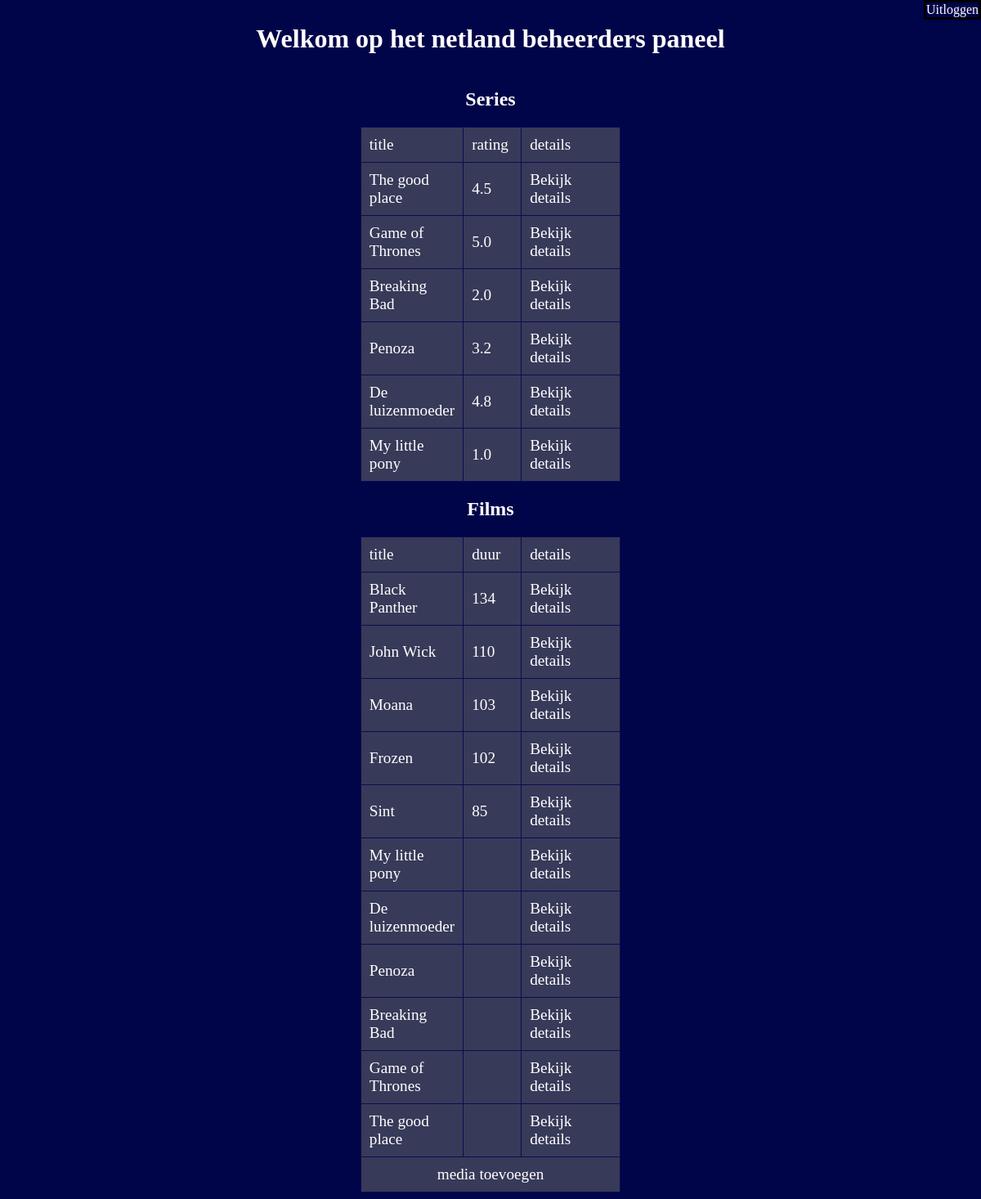
Screenshot of /index.php?moviesorderdby=duur (signed in) with the database file from the repository.
### tables this page shows
CREATE TABLE `media` (
	id MEDIUMINT NOT NULL AUTO_INCREMENT PRIMARY KEY,
    title VARCHAR(100)  NULL,
    rating DECIMAL(2,1) NULL,
    summary TEXT  NULL,
    has_won_awards INT  NULL,
    seasons INT   ,
    country VARCHAR(5)  NULL,
    spoken_in_language ENUM('NL', 'EN') NULL,
    length_in_minutes INTEGER NULL,
    released_at DATE NULL,
    youtube_trailer_id VARCHAR(20)NULL,
    soort ENUM('films', 'series') NOT NULL
);

### index.php (the view, shortened to what this page needs)
<?php
include "db_connectie.php";
if (isset($_GET['seriesordedby'])) {
    $Link1 = '&seriesordedby=rating';
    $query = $pdo->query('SELECT * FROM media WHERE soort = "series" ORDER BY rating DESC;');
} else {
    $Link1 = '';
    $query = $pdo->query('SELECT * FROM media WHERE soort = "series"');
}
if (isset($_GET['moviesorderdby'])) {
    $Link2 = '&moviesorderdby=duur';
    $query2 = $pdo->query('SELECT id, title, length_in_minutes, soort FROM media ORDER BY length_in_minutes DESC');
} else {
    $Link2 = '';
    $query2 = $pdo->query('SELECT * FROM media WHERE soort = "films"');
}
$result = $query->fetchAll(PDO::FETCH_ASSOC);
$result2 = $query2->fetchAll(PDO::FETCH_ASSOC);
?>
<html>
<!DOCTYPE html>
<html lang="en">
<head>
    <link rel="stylesheet" type="text/css" href="style.css">
</head>
<body>
    <h1>Welkom op het netland beheerders paneel</h1>
    <a href="logout.php" class="uitloggen">Uitloggen</a>
    <h2>Series</h2>
    <?php
    echo "<table><tr><td class='text'>title</td><td class='number'><a href='?seriesordedby=rating" . $Link2 . "'>rating</a></td><td class='text'>details</td></tr>";
    foreach ($result as $key => $value) {
        $id = $value['id'];
        $title = $value['title'];
        $rating = $value['rating'];
        echo "<tr><td class='text'>$title</td><td class='number'>$rating</td><td class='text'><a href='detail.php?id=$id'> Bekijk details</a></td></tr>";
    }
    ?>
    </table>
    <h2>Films</h2>
    <?php
    echo "<table><tr><td class='text'>title</td><td class='number'><a href='?moviesorderdby=duur" . $Link1 . "'>duur</a></td><td class='text'>details</td></tr>";
    foreach ($result2 as $key => $value) {
        $id = $value['id'];
        $title = $value['title'];
        $duur = $value['length_in_minutes'];
        echo "<tr><td class='text'>$title</td><td class='number'>$duur</td><td class='text'><a href='detail.php?id=$id'> Bekijk details</a></td></tr>";
    }
    echo "<td colspan='3' class='text toevoegen'><a href='insert.php'>media toevoegen</a></td></tr>";
    ?>
    </table>
</body>
</html>

### style.css (style rules this page uses)
.uitloggen { position: absolute; top: 0; right: 0; border: solid black; color: solid red; }
table, th, td { border: 1px solid rgb(11, 11, 83); border-collapse: collapse; }
th, td { padding: 10px; }
table { align-items: center; font-size: larger; background-color: rgba(104, 104, 104, 0.54); }
.text { width: 100px; }
.number { width: 50px; }
body { background-color: #000449; text-align: center; color: white; display: flex; flex-direction: column; align-items: center; }
a { color: white; text-decoration: none; }
.toevoegen { text-align: center; }

### rows the page displays
media: title "The good place", rating "4.5"
media: title "Game of Thrones", rating "5.0"
media: title "Breaking Bad", rating "2.0"
media: title "Penoza", rating "3.2"
media: title "De luizenmoeder", rating "4.8"
media: title "My little pony", rating "1.0"
media: title "Black Panther", length_in_minutes "134"
media: title "John Wick", length_in_minutes "110"
media: title "Moana", length_in_minutes "103"
media: title "Frozen", length_in_minutes "102"
media: title "Sint", length_in_minutes "85"
